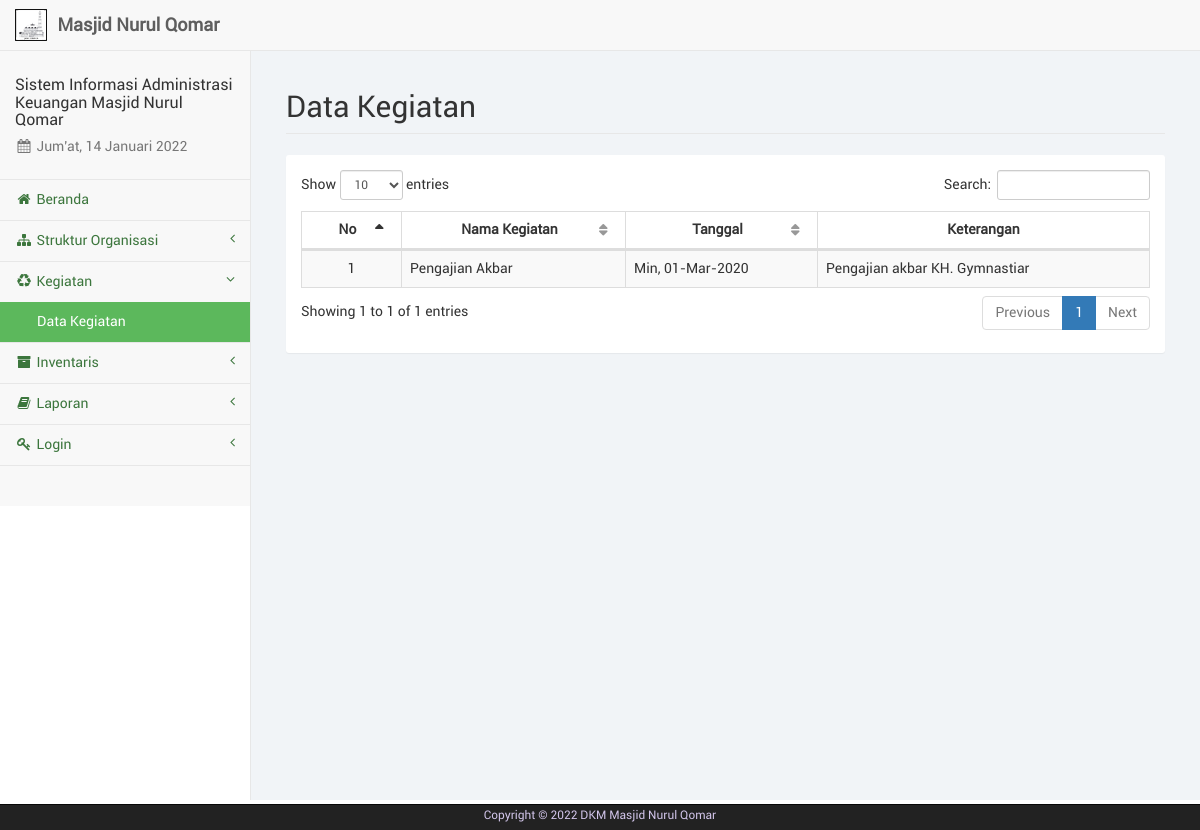
Screenshot of /kegiatan.php with the database file from the repository.
### tables this page shows
CREATE TABLE IF NOT EXISTS `kegiatan` (
  `keg_id` int(11) NOT NULL,
  `keg_nama` varchar(50) NOT NULL,
  `keg_tgl` date NOT NULL,
  `keg_ket` text NOT NULL
);

### admin/dist/function/format_tanggal.php (called while the page is built, shortened)
<?php
	function format_tanggal($tgl) {
		$blns = array("", "Jan", "Feb", "Mar", "Apr", "Mei", "Jun", "Jul", "Ags", "Sep", "Okt", "Nov", "Des");
		$hrs = array("Min", "Sen", "Sel", "Rab", "Kam", "Jum", "Sab");
		$tgls = getdate(strtotime($tgl));
		$hr = (strlen($tgls['mday']) == 1 ? "0". $tgls['mday'] : $tgls['mday']);
		$tanggal = $hrs[$tgls['wday']] .", ". $hr ."-". $blns[$tgls['mon']] ."-". $tgls['year'];
		return $tanggal;
	}
?>

### kegiatan.php (the view, shortened to what this page needs)
<?php
	include("sess_check.php");
	include("layout_top.php");
	include("admin/dist/function/format_tanggal.php");
?>
		<div id="page-wrapper">
            <div class="container-fluid">
                <div class="row">
                    <div class="col-lg-12">
                        <h1 class="page-header">Data Kegiatan</h1>
                    </div>
                </div>
				<div class="row">
					<div class="col-lg-12"><?php include("layout_alert.php"); ?></div>
				</div>
				<div class="row">
					<div class="col-lg-12">
						<div class="panel panel-default">
							<div class="panel-body">
								<table class="table table-striped table-bordered table-hover" id="tabel-data">
									<thead>
										<tr>
											<th>No</th>
											<th>Nama Kegiatan</th>
											<th>Tanggal</th>
											<th>Keterangan</th>
										</tr>
									</thead>
									<tbody>
										<?php
											$i = 1;
											$sql = "SELECT * FROM kegiatan ORDER BY keg_tgl DESC";
											$ress = mysqli_query($conn, $sql);
											while($data = mysqli_fetch_array($ress)) {
												echo '<tr>';
												echo '<td class="text-center">'. $i .'</td>';
												echo '<td class="text-nowrap">'. $data['keg_nama'] .'</td>';
												echo '<td>'. format_tanggal($data['keg_tgl']) .'</td>';
												echo '<td class="text-nowrap">'. $data['keg_ket'] .'</td>';
												echo '</tr>';
												$i++;
											}
										?>
									</tbody>
								</table>
							</div>
						</div>
					</div>
				</div>
            </div>
        </div>
<?php
	include("layout_bottom.php");
?>

### rows the page displays
kegiatan: keg_nama "Pengajian Akbar", keg_tgl "Min, 01-Mar-2020", keg_ket "Pengajian akbar KH. Gymnastiar"
